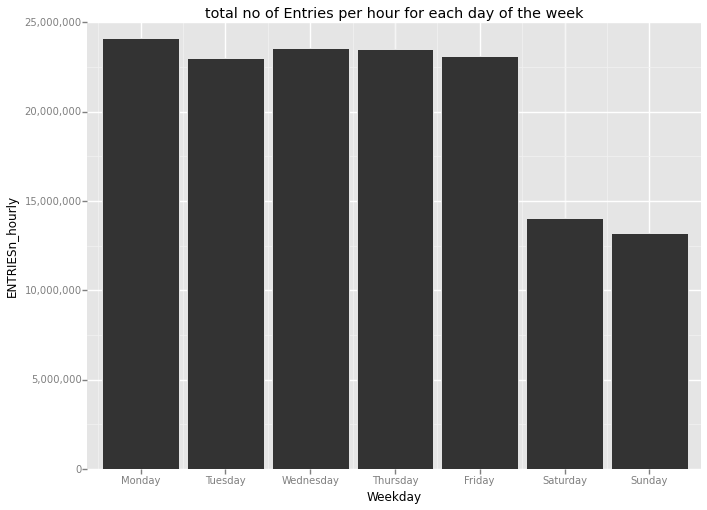

Recreate this plot in Python.
#@author: anantsalame


import numpy as np
import pandas
#import matplotlib.pyplot as plt
from ggplot import *
import datetime
turnstile_weather = pandas.read_csv("/Users/Anant/udacity/project1/turnstile_data_master_with_weather.csv")
ridership_Date = turnstile_weather[['ENTRIESn_hourly','DATEn']]
ridership_Date['Weekday']=ridership_Date['DATEn'].map(lambda x:datetime.datetime.strptime(x, '%m/%d/%y').strftime('%A'))
ridership_Date_groupby_Weekday = ridership_Date.groupby('Weekday').sum()
ridership_Date_groupby_Weekday = ridership_Date_groupby_Weekday.reset_index()
weekday_index = {'Monday':0,'Tuesday':1,'Wednesday':2,'Thursday':3,'Friday':4,'Saturday':5,'Sunday':6}
ridership_Date_groupby_Weekday['Index'] = ridership_Date_groupby_Weekday['Weekday'].map(weekday_index.get)
ridership_Date_groupby_Weekday.set_index('Index',inplace=True)
ridership_Date_groupby_Weekday.sort_index(inplace=True)
plot=ggplot(aes(x='Weekday',y='ENTRIESn_hourly'),data=ridership_Date_groupby_Weekday)+geom_histogram(stat='identity')+scale_y_continuous(labels='comma')+ggtitle('total no of Entries per hour for each day of the week')
print(plot)
